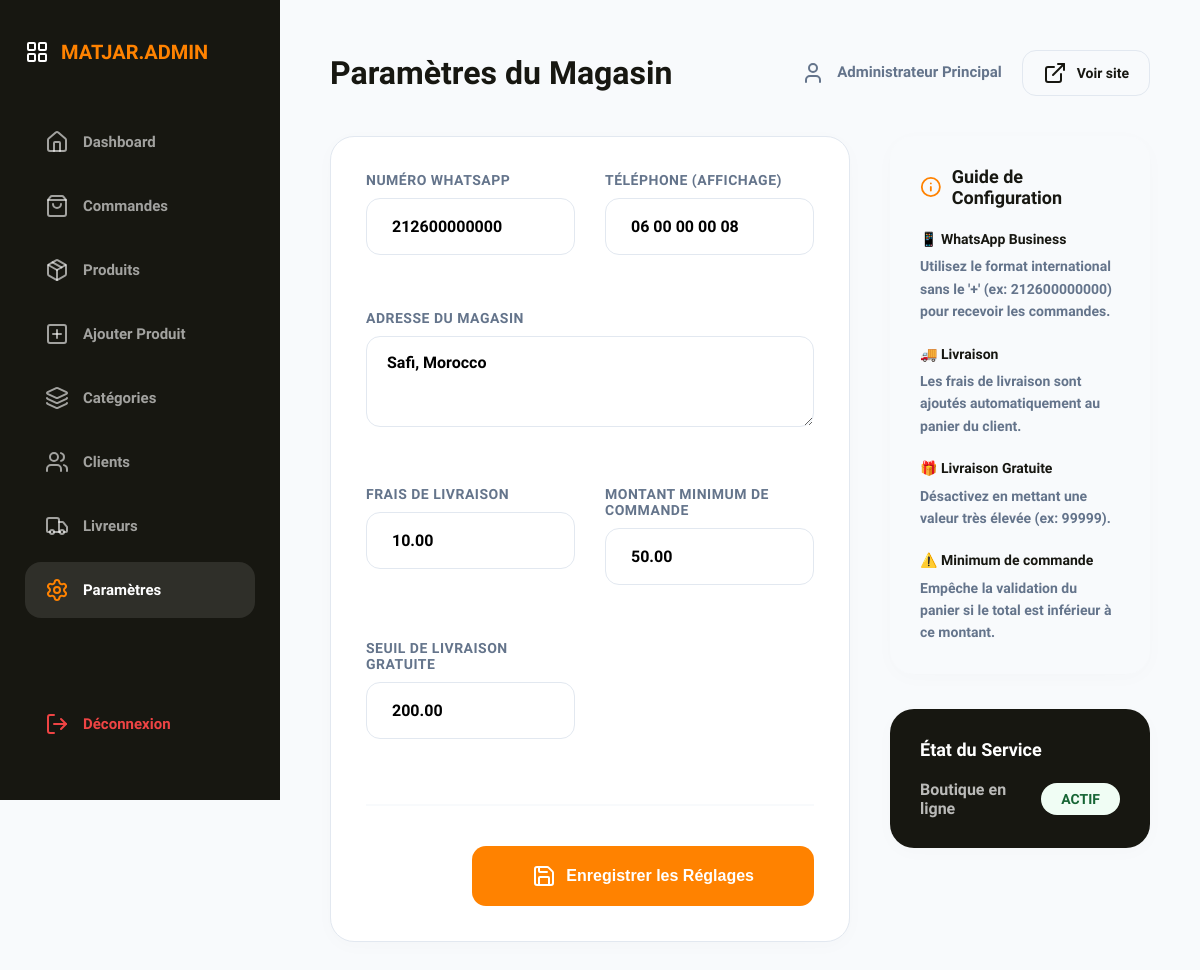
Before: /admin/settings.php (signed in) with the older database file.
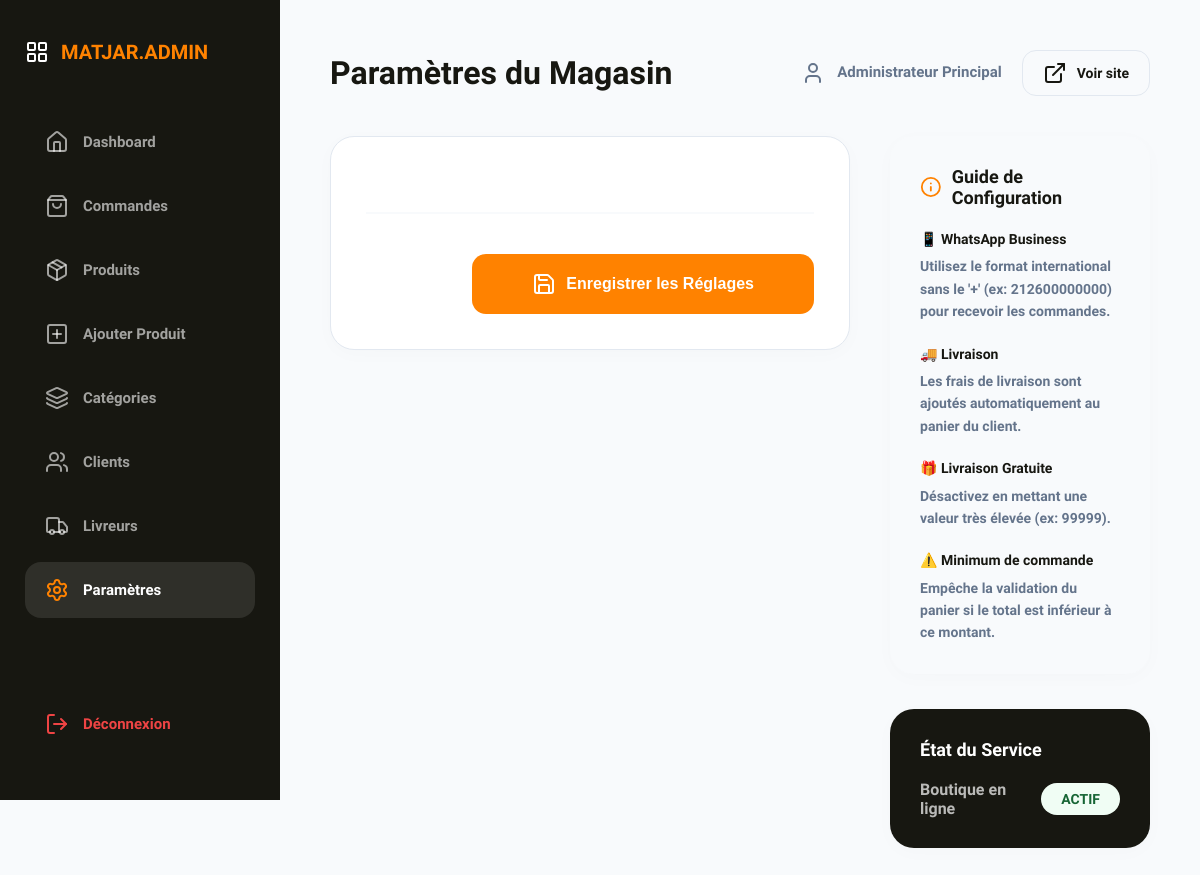
After: the same page with the newer database file.
### tables this page shows
CREATE TABLE IF NOT EXISTS `hri_settings` (
    `setting_id`            INT UNSIGNED    NOT NULL AUTO_INCREMENT,
    `setting_key`           VARCHAR(100)    NOT NULL                 COMMENT 'Machine-readable key (permanent)',
    `setting_value`         TEXT                     DEFAULT NULL    COMMENT 'Stored value',
    `setting_type`          ENUM('text','number','boolean','json')
                                            NOT NULL DEFAULT 'text'  COMMENT 'Value type for validation',
    `setting_group`         VARCHAR(50)     NOT NULL DEFAULT 'general'
                                                                     COMMENT 'Grouping for admin UI',
    `setting_label_fr`      VARCHAR(150)             DEFAULT NULL    COMMENT 'Human-readable label (FR)',
    `setting_label_ar`      VARCHAR(150)             DEFAULT NULL    COMMENT 'Human-readable label (AR)',
    `setting_updated_at`    DATETIME        NOT NULL DEFAULT CURRENT_TIMESTAMP
                                                     ON UPDATE CURRENT_TIMESTAMP,

     
    PRIMARY KEY (`setting_id`),
    UNIQUE KEY `uq_setting_key` (`setting_key`),

     
    INDEX `idx_setting_key`   (`setting_key`),
    INDEX `idx_setting_group` (`setting_group`)

);

### includes/functions.php (called while the page is built, shortened)
<?php
function execute_query(string $sql, array $params = []): PDOStatement
{
    global $db_connection;
    $stmt = $db_connection->prepare($sql);
    $stmt->execute($params);
    return $stmt;
}
function fetch_all(string $sql, array $params = []): array
{
    $stmt = execute_query($sql, $params);
    return $stmt->fetchAll();
}

### includes/language_handler.php (called while the page is built, shortened)
<?php
function load_language(string $code): void
{
    if (in_array($code, SUPPORTED_LANGUAGES)) {
        $current_language = $code;
    }
}

### admin/settings.php (the view, shortened to what this page needs)
<?php
require_once __DIR__ . '/../config/config.php';
$admin_page_title = 'Paramètres du Magasin';
$settings = fetch_all("SELECT * FROM hri_settings ORDER BY setting_id ASC");
require_once __DIR__ . '/includes/admin_header.php';
?>
<div style="display: grid; grid-template-columns: 2fr 1fr; gap: 40px; align-items: start;">
    <div>
        <div class="card">
            <form action="" method="POST">
                <div style="display: grid; grid-template-columns: 1fr 1fr; gap: 30px;">
                    <?php foreach ($settings as $s):
                        $label = ($current_language === 'ar' && !empty($s['setting_label_ar'])) ? $s['setting_label_ar'] : (!empty($s['setting_label_fr']) ? $s['setting_label_fr'] : ucwords(str_replace('_', ' ', $s['setting_key'])));
                        $full_width = ($s['setting_key'] == 'store_address' || $s['setting_key'] == 'store_hours_fr' || $s['setting_key'] == 'store_hours_ar');
                    ?>
                        <div class="form-group" style="<?= $full_width ? 'grid-column: span 2;' : '' ?>">
                            <label style="font-size: 14px;"><?= $label ?></label>
                            <?php if ($s['setting_key'] == 'store_address'): ?>
                                <textarea name="settings[<?= $s['setting_key'] ?>]" class="form-control" rows="3" style="height: auto; font-size: 16px;"><?= htmlspecialchars($s['setting_value']) ?></textarea>
                            <?php else: ?>
                                <input type="<?= $s['setting_type'] == 'number' ? 'number' : 'text' ?>" name="settings[<?= $s['setting_key'] ?>]" class="form-control" value="<?= htmlspecialchars($s['setting_value']) ?>" style="font-size: 16px; padding: 18px 25px;">
                            <?php endif; ?>
                        </div>
                    <?php endforeach; ?>
                </div>
                <div style="margin-top: 40px; padding-top: 40px; border-top: 2px solid var(--gray-bg); text-align: right;">
                    <button type="submit" class="btn btn-orange" style="padding: 18px 60px; font-size: 16px;">
                        <i data-lucide="save" size="22"></i> Enregistrer les Réglages
                    </button>
                </div>
            </form>
        </div>
    </div>
    <div style="position: sticky; top: 50px;">
        <div class="card" style="background: var(--gray-bg); border: none; padding: 30px;">
            <h3 style="margin: 0 0 20px 0; font-weight: 800; font-size: 18px; display: flex; align-items: center; gap: 10px;">
                <i data-lucide="info" size="24" style="color: var(--princeton-orange);"></i>
                Guide de Configuration
            </h3>
            <div style="display: flex; flex-direction: column; gap: 20px; color: var(--text-muted); font-size: 14px; font-weight: 600; line-height: 1.6;">
                <div>
                    <strong style="color: var(--carbon-black); display: block; margin-bottom: 5px;">📱 WhatsApp Business</strong>
                    Utilisez le format international sans le '+' (ex: 212600000000) pour recevoir les commandes.
                </div>
                <div>
                    <strong style="color: var(--carbon-black); display: block; margin-bottom: 5px;">🚚 Livraison</strong>
                    Les frais de livraison sont ajoutés automatiquement au panier du client.
                </div>
                <div>
                    <strong style="color: var(--carbon-black); display: block; margin-bottom: 5px;">🎁 Livraison Gratuite</strong>
                    Désactivez en mettant une valeur très élevée (ex: 99999).
                </div>
                <div>
                    <strong style="color: var(--carbon-black); display: block; margin-bottom: 5px;">⚠️ Minimum de commande</strong>
                    Empêche la validation du panier si le total est inférieur à ce montant.
                </div>
            </div>
        </div>
        <div class="card" style="background: var(--carbon-black); color: white; border: none; margin-top: 30px; padding: 30px;">
            <h3 style="margin: 0 0 20px 0; font-weight: 800; font-size: 18px;">État du Service</h3>
            <div style="display: flex; align-items: center; justify-content: space-between;">
                <span style="font-weight: 700; opacity: 0.7;">Boutique en ligne</span>
                <span class="status-pill status-success" style="font-size: 14px; padding: 8px 20px;">ACTIF</span>
            </div>
        </div>
    </div>
</div>
<?php
require_once __DIR__ . '/includes/admin_footer.php';
?>

### admin/includes/admin_header.php (shortened to what this page needs)
<?php
$admin_page_title = $admin_page_title ?? 'Dashboard';
?>
<!DOCTYPE html>
<html lang="fr" dir="ltr">
<head>
    <link href="https://cdn.jsdelivr.net/npm/bootstrap-icons@1.11.3/font/bootstrap-icons.min.css" rel="stylesheet">
</head>
<body>
    <aside id="main-sidebar">
        <a href="<?= SITE_URL ?>/admin/index.php" class="brand">
            <i data-lucide="layout-grid"></i> <span>MATJAR<span>.</span>ADMIN</span>
        </a>
        <a href="<?= SITE_URL ?>/admin/index.php" class="nav-link <?= $admin_page_title == 'Tableau de Bord' ? 'active' : '' ?>">
            <i data-lucide="home"></i> <span>Dashboard</span>
        </a>
        <a href="<?= SITE_URL ?>/admin/orders.php" class="nav-link <?= strpos($_SERVER['PHP_SELF'], 'order') !== false ? 'active' : '' ?>">
            <i data-lucide="shopping-bag"></i> <span>Commandes</span>
        </a>
        <a href="<?= SITE_URL ?>/admin/products.php" class="nav-link <?= (strpos($_SERVER['PHP_SELF'], 'product') !== false && strpos($_SERVER['PHP_SELF'], 'product_add') === false) ? 'active' : '' ?>">
            <i data-lucide="package"></i> <span>Produits</span>
        </a>
        <a href="<?= SITE_URL ?>/admin/product_add.php" class="nav-link <?= strpos($_SERVER['PHP_SELF'], 'product_add') !== false ? 'active' : '' ?>">
            <i data-lucide="plus-square"></i> <span>Ajouter Produit</span>
        </a>
        <a href="<?= SITE_URL ?>/admin/categories.php" class="nav-link <?= strpos($_SERVER['PHP_SELF'], 'categor') !== false ? 'active' : '' ?>">
            <i data-lucide="layers"></i> <span>Catégories</span>
        </a>
        <a href="<?= SITE_URL ?>/admin/customers.php" class="nav-link <?= strpos($_SERVER['PHP_SELF'], 'customer') !== false ? 'active' : '' ?>">
            <i data-lucide="users"></i> <span>Clients</span>
        </a>
        <a href="<?= SITE_URL ?>/admin/livreurs.php" class="nav-link <?= strpos($_SERVER['PHP_SELF'], 'livreur') !== false ? 'active' : '' ?>">
            <i data-lucide="truck"></i> <span>Livreurs</span>
        </a>
        <a href="<?= SITE_URL ?>/admin/settings.php" class="nav-link <?= strpos($_SERVER['PHP_SELF'], 'settings') !== false ? 'active' : '' ?>">
            <i data-lucide="settings"></i> <span>Paramètres</span>
        </a>
        <a href="<?= SITE_URL ?>/admin/logout.php" class="nav-link" style="margin-top: auto; color: var(--danger);">
            <i data-lucide="log-out"></i> <span>Déconnexion</span>
        </a>
    </aside>
    <main id="main-content">
        <div class="top-bar">
            <h1><?= htmlspecialchars($admin_page_title) ?></h1>
            <div style="display: flex; align-items: center; gap: 20px;">
                <span style="font-size: 15px; font-weight: 700; color: var(--text-muted);">
                    <i data-lucide="user" size="18" style="vertical-align: middle; margin-right: 8px;"></i>
                    <?= htmlspecialchars($_SESSION['hri_admin_name'] ?? 'Admin') ?>
                </span>
                <a href="<?= SITE_URL ?>" target="_blank" class="btn btn-light" style="padding: 10px 20px;">
                    <i data-lucide="external-link" size="18"></i> <span>Voir site</span>
                </a>
            </div>
        </div>
        <div class="view-section">

### admin/includes/admin_footer.php (shortened to what this page needs)
        </div>
    </main>
</body>
</html>

### admin/includes/admin_header.php (style rules this page uses)
:root { --princeton-orange: #ff8200; --carbon-black: #171711; --white: #ffffff; --gray-bg: #f8fafc; --gray-border: #e2e8f0; --text-muted: #64748b; --success: #10b981; --danger: #ef4444; --sidebar-width: 280px; --transition: all 0.25s cubic-bezier(0.4, 0, 0.2, 1); --font-size-base: 16px; --font-size-lg: 18px; --font-size-xl: 24px; --border-radius-lg: 24px; --border-radius-md: 16px; }
body { margin: 0; font-family: 'Plus Jakarta Sans', sans-serif; background-color: var(--gray-bg); color: var(--carbon-black); display: flex; min-height: 100vh; font-size: var(--font-size-base); }
aside { width: var(--sidebar-width); background: var(--carbon-black); color: white; padding: 40px 25px; display: flex; flex-direction: column; position: fixed; height: 100vh; z-index: 100; box-sizing: border-box; }
.brand { font-weight: 900; font-size: 20px; margin-bottom: 50px; display: flex; align-items: center; gap: 12px; text-decoration: none; color: white; }
.brand span { color: var(--princeton-orange); }
.nav-link { display: flex; align-items: center; gap: 14px; padding: 16px 20px; color: rgba(255,255,255,0.6); text-decoration: none; font-weight: 700; font-size: 15px; border-radius: 16px; margin-bottom: 8px; cursor: pointer; transition: var(--transition); }
.nav-link:hover, .nav-link.active { background: rgba(255,255,255,0.1); color: white; }
.nav-link.active i, .nav-link.active [data-lucide] { color: var(--princeton-orange); }
main { margin-left: var(--sidebar-width); flex-grow: 1; padding: 50px; width: calc(100% - var(--sidebar-width)); box-sizing: border-box; }
.view-section { animation: fadeIn 0.4s ease; max-width: 1400px; margin: 0 auto; }
.card { background: white; border-radius: var(--border-radius-lg); border: 1px solid var(--gray-border); padding: 35px; margin-bottom: 35px; box-shadow: 0 4px 20px rgba(0,0,0,0.02); }
.btn { padding: 14px 24px; border-radius: 14px; font-weight: 800; font-size: 14px; border: none; cursor: pointer; display: inline-flex; align-items: center; gap: 10px; text-decoration: none; transition: var(--transition); }
.btn-orange { background: var(--princeton-orange); color: white; }
.btn-light { background: var(--gray-bg); color: var(--carbon-black); border: 1px solid var(--gray-border); }
.status-pill { padding: 6px 16px; border-radius: 100px; font-size: 12px; font-weight: 800; }
.status-success { background: #f0fdf4; color: #166534; }
.top-bar { display: flex; justify-content: space-between; align-items: center; margin-bottom: 40px; }
.top-bar h1 { margin: 0; font-weight: 900; font-size: 32px; }
.form-group { margin-bottom: 25px; text-align: left; }
label { display: block; font-size: 13px; font-weight: 800; color: var(--text-muted); margin-bottom: 10px; text-transform: uppercase; letter-spacing: 0.5px; }
.form-control { width: 100%; padding: 16px 20px; border-radius: 14px; border: 1px solid var(--gray-border); font-family: inherit; font-weight: 600; box-sizing: border-box; font-size: 15px; transition: var(--transition); }

Changed rows visible on the page:
removed hri_settings: setting_label_fr "NUMÉRO WHATSAPP", setting_value "212600000000"
removed hri_settings: setting_label_fr "TÉLÉPHONE (AFFICHAGE)", setting_value "06 00 00 00 08"
removed hri_settings: setting_label_fr "ADRESSE DU MAGASIN", setting_key+setting_value "Safi, Morocco"
removed hri_settings: setting_label_fr "FRAIS DE LIVRAISON", setting_value "10.00"
removed hri_settings: setting_label_fr "MONTANT MINIMUM DE COMMANDE", setting_value "50.00"
removed hri_settings: setting_label_fr "SEUIL DE LIVRAISON GRATUITE", setting_value "200.00"
